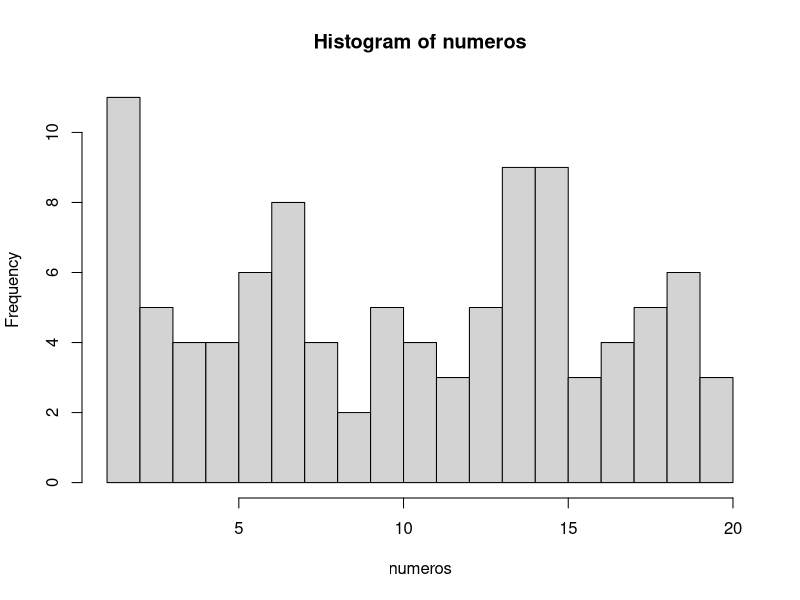

Here is the R script that generated this plot:
## ---- chunk 1
numeros <- sample(1:20, 100, TRUE)
numeros
## ---- chunk 2
mediana <- median(numeros)
mediana
## ---- chunk 3
media <- mean(numeros)
media
## ---- chunk 4
# El argumento breaks nos permite dividir en histograma en las partes que queramos
hist(numeros, breaks = 20)
## ---- chunk 5
tabla.frecuencias <- data.frame(table(numeros))
tabla.frecuencias
## ---- chunk 6
# Con la función seq, creamos una secuencia de 1 a 10 en intervalos de 0.1 en 0.1
secuencia <- seq(1, 10, 0.1)
muestra <- sample(secuencia, 100, TRUE)
muestra
## ---- chunk 7
# Aquí el cálculo de la mediana 
mediana.muestra <- median(muestra)
mediana.muestra
## ---- chunk 8
# Aquí el cálculo de la media
media <- mean(muestra)
media
## ---- chunk 9
# Aquí el cálculo de la moda
tabla.muestra <-data.frame(table(muestra))
tabla.muestra
